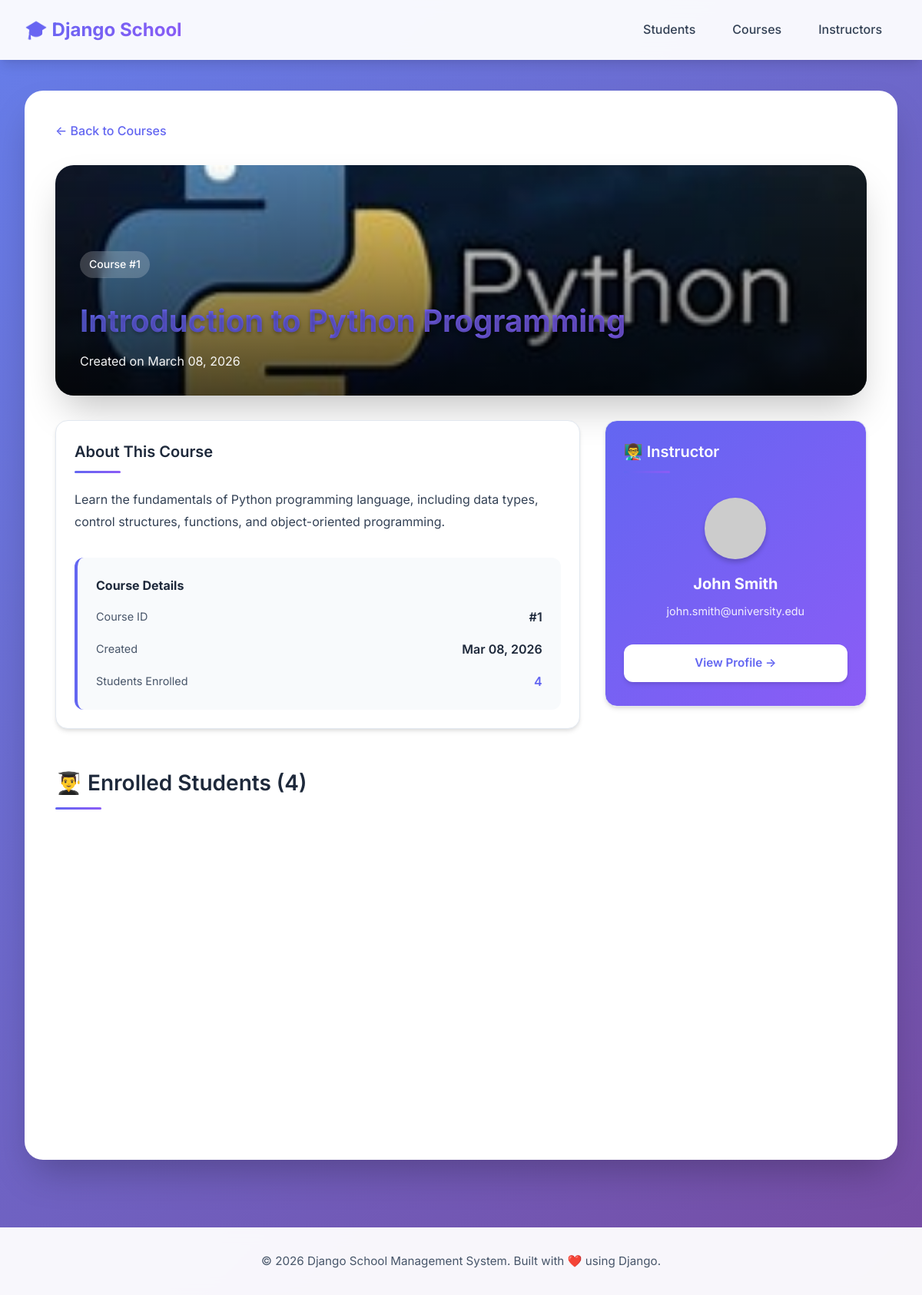
The page /courses/1/ on the database its author committed.
### courses/models.py (models this page shows, shortened)
class Course(models.Model):
    title       = models.CharField(max_length=200)
    description = models.TextField(blank=True)
    instructor  = models.ForeignKey(
        Instructor,
        on_delete=models.SET_NULL,
        null=True,
        related_name='courses'
    )
    created_at  = models.DateTimeField(auto_now_add=True)
    def get_image_filename(self):
        title_lower = self.title.lower()
        if 'python' in title_lower:
            return 'pylogo.jpg'
        elif 'web' in title_lower or 'django' in title_lower or 'html' in title_lower or 'css' in title_lower:
            return 'webdev.webp'
        elif 'machine learning' in title_lower or 'ml' in title_lower or 'ai' in title_lower:
            return 'ML.webp'
        elif 'data' in title_lower or 'analytics' in title_lower:
            return 'data-analysis.svg'
        elif 'database' in title_lower or 'sql' in title_lower:
            return 'database.svg'
        elif 'mobile' in title_lower or 'android' in title_lower or 'ios' in title_lower:
            return 'mobile.svg'
        elif 'security' in title_lower or 'cyber' in title_lower:
            return 'security.svg'
        else:
            return 'default.svg'

### instructors/models.py (models this page shows)
class Instructor(models.Model):
    first_name  = models.CharField(max_length=100)
    last_name   = models.CharField(max_length=100)
    email       = models.EmailField(unique=True)
    bio         = models.TextField(blank=True)
    hired_date  = models.DateField(auto_now_add=True)
    def __str__(self):
        return f"{self.first_name} {self.last_name}"

### courses/views.py (the view)
# urls.py: path('<int:pk>/', views.course_detail, name='course_detail'),
def course_detail(request, pk):
    course = get_object_or_404(Course, pk=pk)
    return render(request, 'courses/course_detail.html',
                  {'course': course})

### courses/templates/courses/course_detail.html (shortened to what this page needs)
{% extends 'base.html' %}
{% load static %}
{% block content %}
<div style="margin-bottom: 2rem;">
  <a href="{% url 'course_list' %}" style="color: var(--primary); text-decoration: none; font-weight: 500; display: inline-flex; align-items: center; gap: 0.5rem; transition: all 0.2s;">
    ← Back to Courses
  </a>
</div>
<div style="position: relative; height: 300px; border-radius: 1.5rem; overflow: hidden; margin-bottom: 2rem; box-shadow: var(--shadow-xl);">
  <img src="{% static 'images/courses/' %}{{ course.get_image_filename }}"
       alt="{{ course.title }}"
       style="width: 100%; height: 100%; object-fit: cover;">
  <div style="position: absolute; inset: 0; background: linear-gradient(to top, rgba(0,0,0,0.7), transparent);"></div>
  <div style="position: absolute; bottom: 2rem; left: 2rem; right: 2rem; color: white;">
    <span class="badge" style="background: rgba(255, 255, 255, 0.2); color: white; backdrop-filter: blur(10px); margin-bottom: 1rem;">Course #{{ course.id }}</span>
    <h1 style="margin: 0.5rem 0; color: white; text-shadow: 0 2px 4px rgba(0,0,0,0.3);">{{ course.title }}</h1>
    <p style="margin: 0; opacity: 0.95;">Created on {{ course.created_at|date:"F d, Y" }}</p>
  </div>
</div>
<div style="display: grid; grid-template-columns: 2fr 1fr; gap: 2rem; margin-bottom: 3rem;">
  <div class="card">
    <h2 style="margin-top: 0; font-size: 1.25rem;">About This Course</h2>
    {% if course.description %}
    <p style="line-height: 1.8; color: var(--gray-700); margin-bottom: 2rem;">
      {{ course.description }}
    </p>
    {% else %}
    <p style="color: var(--gray-400); font-style: italic; margin-bottom: 2rem;">No description provided for this course.</p>
    {% endif %}
    <div style="padding: 1.5rem; background: var(--gray-50); border-radius: 0.75rem; border-left: 4px solid var(--primary);">
      <h3 style="margin: 0 0 1rem 0; font-size: 1rem; color: var(--gray-800);">Course Details</h3>
      <div style="display: grid; gap: 1rem;">
        <div style="display: flex; justify-content: space-between;">
          <span class="text-muted">Course ID</span>
          <span style="font-weight: 600;">#{{ course.id }}</span>
        </div>
        <div style="display: flex; justify-content: space-between;">
          <span class="text-muted">Created</span>
          <span style="font-weight: 600;">{{ course.created_at|date:"M d, Y" }}</span>
        </div>
        <div style="display: flex; justify-content: space-between;">
          <span class="text-muted">Students Enrolled</span>
          <span style="font-weight: 600; color: var(--primary);">{{ course.students.count }}</span>
        </div>
      </div>
    </div>
  </div>
  <div>
    <div class="card" style="background: linear-gradient(135deg, var(--primary), var(--secondary)); color: white;">
      <h2 style="margin-top: 0; font-size: 1.25rem; color: white;">👨‍🏫 Instructor</h2>
      {% if course.instructor %}
      <div style="text-align: center; margin: 2rem 0;">
        <div style="width: 80px; height: 80px; border-radius: 50%; overflow: hidden; margin: 0 auto 1rem; box-shadow: 0 4px 6px rgba(0,0,0,0.2);">
          <img src="https://ui-avatars.com/api/?name={{ course.instructor.first_name }}+{{ course.instructor.last_name }}&size=160&background=fff&color=6366f1&bold=true"
               alt="{{ course.instructor }}"
               style="width: 100%; height: 100%; object-fit: cover;">
        </div>
        <h3 style="margin: 0 0 0.5rem 0; font-size: 1.25rem; color: white;">
          {{ course.instructor.first_name }} {{ course.instructor.last_name }}
        </h3>
        <p style="margin: 0; opacity: 0.9; font-size: 0.9rem;">{{ course.instructor.email }}</p>
      </div>
      <a href="{% url 'instructor_detail' course.instructor.pk %}" class="btn" style="width: 100%; text-align: center; background: white; color: var(--primary);">
        View Profile →
      </a>
      {% else %}
      <div style="text-align: center; padding: 2rem 1rem;">
        <div style="font-size: 3rem; margin-bottom: 1rem; opacity: 0.8;">👤</div>
        <p style="margin: 0; opacity: 0.9;">No instructor assigned yet</p>
      </div>
      {% endif %}
    </div>
  </div>
</div>
<div>
  <div style="display: flex; justify-content: space-between; align-items: center; margin-bottom: 1.5rem;">
    <h2 style="margin: 0;">👨‍🎓 Enrolled Students ({{ course.students.count }})</h2>
  </div>
  {% if course.students.all %}
  <div class="grid">
  </div>
  {% else %}
  <div class="card" style="text-align: center; padding: 3rem 2rem;">
    <div style="font-size: 3rem; margin-bottom: 1rem;">👥</div>
    <p style="color: var(--gray-600); margin: 0;">No students enrolled in this course yet.</p>
  </div>
  {% endif %}
</div>
{% endblock %}

### static/css/base.css (style rules this page uses)
:root { --primary: #6366f1; --primary-dark: #4f46e5; --primary-light: #818cf8; --secondary: #8b5cf6; --success: #10b981; --danger: #ef4444; --dark: #1e293b; --gray-50: #f8fafc; --gray-100: #f1f5f9; --gray-200: #e2e8f0; --gray-300: #cbd5e1; --gray-600: #475569; --gray-700: #334155; --gray-800: #1e293b; --shadow-sm: 0 1px 2px 0 rgba(0, 0, 0, 0.05); --shadow: 0 4px 6px -1px rgba(0, 0, 0, 0.1), 0 2px 4px -1px rgba(0, 0, 0, 0.06); --shadow-md: 0 10px 15px -3px rgba(0, 0, 0, 0.1), 0 4px 6px -2px rgba(0, 0, 0, 0.05); --shadow-lg: 0 20px 25px -5px rgba(0, 0, 0, 0.1), 0 10px 10px -5px rgba(0, 0, 0, 0.04); --shadow-xl: 0 25px 50px -12px rgba(0, 0, 0, 0.25); }
* { margin: 0; padding: 0; box-sizing: border-box; }
body { font-family: 'Inter', -apple-system, BlinkMacSystemFont, 'Segoe UI', sans-serif; background: linear-gradient(135deg, #667eea 0%, #764ba2 100%); min-height: 100vh; color: var(--gray-800); line-height: 1.6; }
.btn { padding: 0.75rem 1.5rem; background: linear-gradient(135deg, var(--primary), var(--primary-dark)); color: white; border: none; border-radius: 0.75rem; font-weight: 600; font-size: 0.95rem; cursor: pointer; transition: all 0.3s ease; box-shadow: var(--shadow); text-decoration: none; display: inline-block; position: relative; overflow: hidden; }
.btn::before { content: ''; position: absolute; top: 50%; left: 50%; width: 0; height: 0; border-radius: 50%; background: rgba(255, 255, 255, 0.2); transform: translate(-50%, -50%); transition: width 0.6s, height 0.6s; }
.card { background: white; border-radius: 1rem; padding: 1.5rem; box-shadow: var(--shadow); transition: all 0.3s cubic-bezier(0.4, 0, 0.2, 1); border: 1px solid var(--gray-200); position: relative; overflow: hidden; }
.card::before { content: ''; position: absolute; top: 0; left: 0; right: 0; height: 3px; background: linear-gradient(90deg, var(--primary), var(--secondary)); transform: scaleX(0); transition: transform 0.3s ease; }
.grid { display: grid; grid-template-columns: repeat(auto-fill, minmax(350px, 1fr)); gap: 2rem; margin-top: 2rem; }
h1 { font-size: 2.5rem; font-weight: 700; background: linear-gradient(135deg, var(--primary), var(--secondary)); -webkit-background-clip: text; -webkit-text-fill-color: transparent; background-clip: text; margin-bottom: 1.5rem; animation: fadeInDown 0.6s ease-out; }
h2 { font-size: 1.75rem; font-weight: 600; color: var(--gray-800); margin-top: 2.5rem; margin-bottom: 1.25rem; position: relative; padding-bottom: 0.75rem; }
h2::after { content: ''; position: absolute; bottom: 0; left: 0; width: 60px; height: 3px; background: linear-gradient(90deg, var(--primary), var(--secondary)); border-radius: 2px; }
.text-muted { color: var(--gray-600); font-size: 0.9rem; }
.badge { display: inline-block; padding: 0.375rem 0.75rem; border-radius: 9999px; font-size: 0.875rem; font-weight: 500; background: var(--gray-100); color: var(--gray-700); }

### rows shown on the page
Course: id "1", title "Introduction to Python Programming", created_at "March 08, 2026", description "Learn the fundamentals of Python programming language, including data types, control structures, functions, and object-oriented programming.", created_at "Mar 08, 2026", students.count "4", instructor.first_name "John", instructor.last_name "Smith", instructor.email "john.smith@university.edu"
